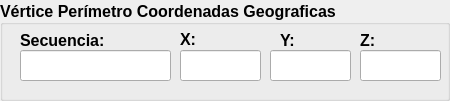
  <widget class="QGroupBox" name="groupBox_2">
   <property name="geometry">
    <rect>
     <x>440</x>
     <y>240</y>
     <width>450</width>
     <height>101</height>
    </rect>
   </property>
   <property name="font">
    <font>
     <pointsize>12</pointsize>
     <weight>75</weight>
     <bold>true</bold>
    </font>
   </property>
   <property name="title">
    <string>Vértice Perímetro Coordenadas Geograficas</string>
   </property>
   <property name="alignment">
    <set>Qt::AlignLeading|Qt::AlignLeft|Qt::AlignVCenter</set>
   </property>
   <widget class="QLineEdit" name="inputX_2">
    <property name="geometry">
     <rect>
      <x>180</x>
      <y>50</y>
      <width>81</width>
      <height>31</height>
     </rect>
    </property>
    <property name="font">
     <font>
      <pointsize>12</pointsize>
     </font>
    </property>
    <property name="inputMethodHints">
     <set>Qt::ImhDigitsOnly</set>
    </property>
   </widget>
   <widget class="QLabel" name="label_fecha_2">
    <property name="geometry">
     <rect>
      <x>180</x>
      <y>30</y>
      <width>81</width>
      <height>16</height>
     </rect>
    </property>
    <property name="text">
     <string>&lt;html&gt;&lt;head/&gt;&lt;body&gt;&lt;p&gt;&lt;span style=&quot; font-size:12pt; font-weight:600;&quot;&gt;X:&lt;/span&gt;&lt;/p&gt;&lt;/body&gt;&lt;/html&gt;</string>
    </property>
   </widget>
   <widget class="QLabel" name="label_dni_2">
    <property name="geometry">
     <rect>
      <x>280</x>
      <y>30</y>
      <width>91</width>
      <height>21</height>
     </rect>
    </property>
    <property name="text">
     <string>&lt;html&gt;&lt;head/&gt;&lt;body&gt;&lt;p&gt;&lt;span style=&quot; font-size:12pt; font-weight:600;&quot;&gt;Y:&lt;/span&gt;&lt;/p&gt;&lt;/body&gt;&lt;/html&gt;</string>
    </property>
   </widget>
   <widget class="QLineEdit" name="inputY_2">
    <property name="geometry">
     <rect>
      <x>270</x>
      <y>50</y>
      <width>81</width>
      <height>31</height>
     </rect>
    </property>
    <property name="font">
     <font>
      <pointsize>12</pointsize>
     </font>
    </property>
    <property name="inputMethodHints">
     <set>Qt::ImhDigitsOnly</set>
    </property>
   </widget>
   <widget class="QLabel" name="label_visitante_2">
    <property name="geometry">
     <rect>
      <x>360</x>
      <y>30</y>
      <width>81</width>
      <height>21</height>
     </rect>
    </property>
    <property name="text">
     <string>&lt;html&gt;&lt;head/&gt;&lt;body&gt;&lt;p&gt;&lt;span style=&quot; font-size:12pt; font-weight:600;&quot;&gt;Z:&lt;/span&gt;&lt;/p&gt;&lt;/body&gt;&lt;/html&gt;</string>
    </property>
   </widget>
   <widget class="QLineEdit" name="inputZ_2">
    <property name="geometry">
     <rect>
      <x>360</x>
      <y>50</y>
      <width>81</width>
      <height>31</height>
     </rect>
    </property>
    <property name="font">
     <font>
      <pointsize>12</pointsize>
     </font>
    </property>
   </widget>
   <widget class="QLineEdit" name="inputSecuencia_2">
    <property name="geometry">
     <rect>
      <x>20</x>
      <y>50</y>
      <width>151</width>
      <height>31</height>
     </rect>
    </property>
    <property name="font">
     <font>
      <pointsize>12</pointsize>
     </font>
    </property>
   </widget>
   <widget class="QLabel" name="label_area_6">
    <property name="geometry">
     <rect>
      <x>20</x>
      <y>30</y>
      <width>111</width>
      <height>21</height>
     </rect>
    </property>
    <property name="text">
     <string>&lt;html&gt;&lt;head/&gt;&lt;body&gt;&lt;p&gt;&lt;span style=&quot; font-size:12pt; font-weight:600;&quot;&gt;Secuencia:&lt;/span&gt;&lt;/p&gt;&lt;/body&gt;&lt;/html&gt;</string>
    </property>
   </widget>
  </widget>
